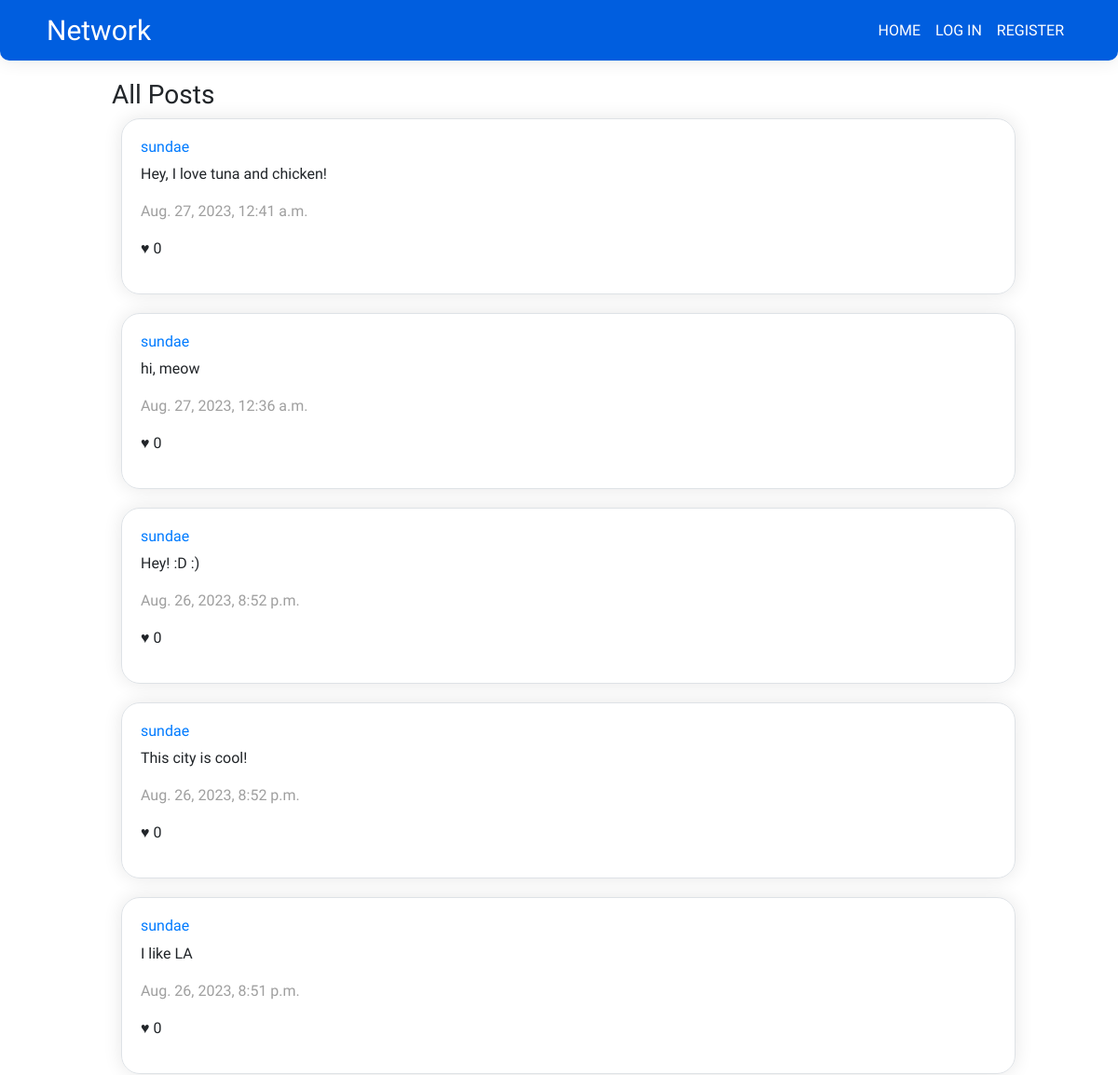
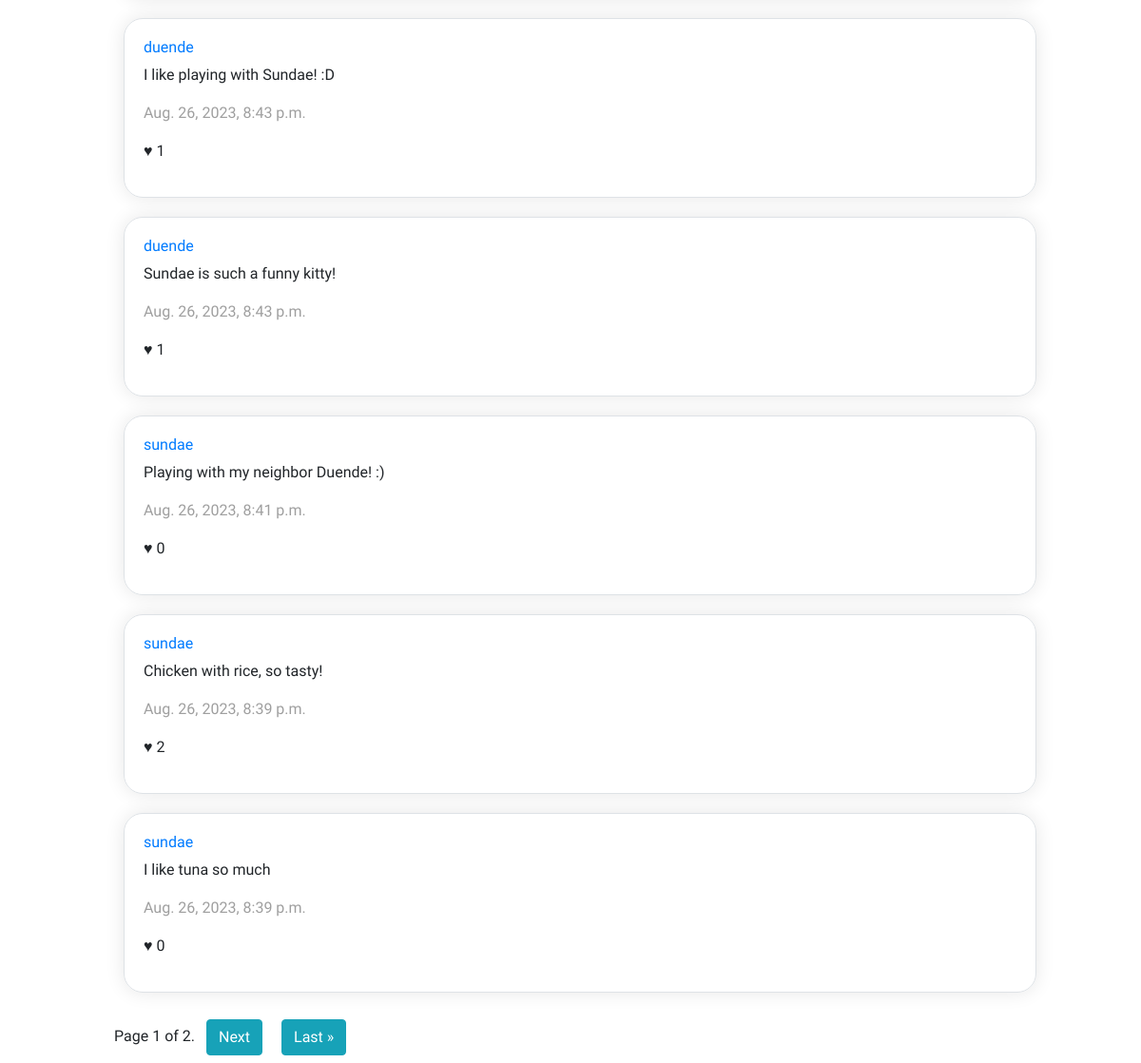
Before: / with the older database file (2 pictures, top to bottom).
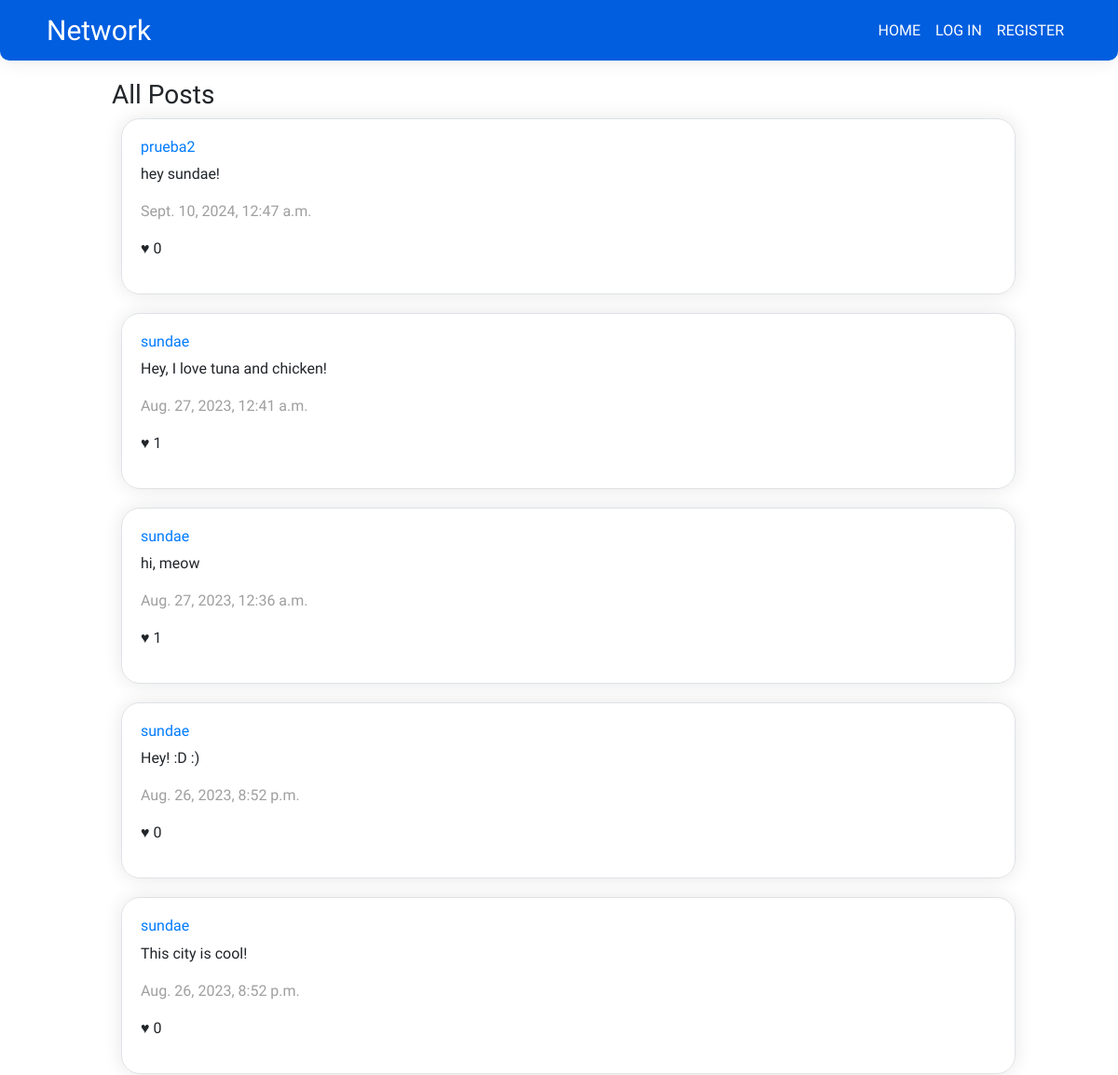
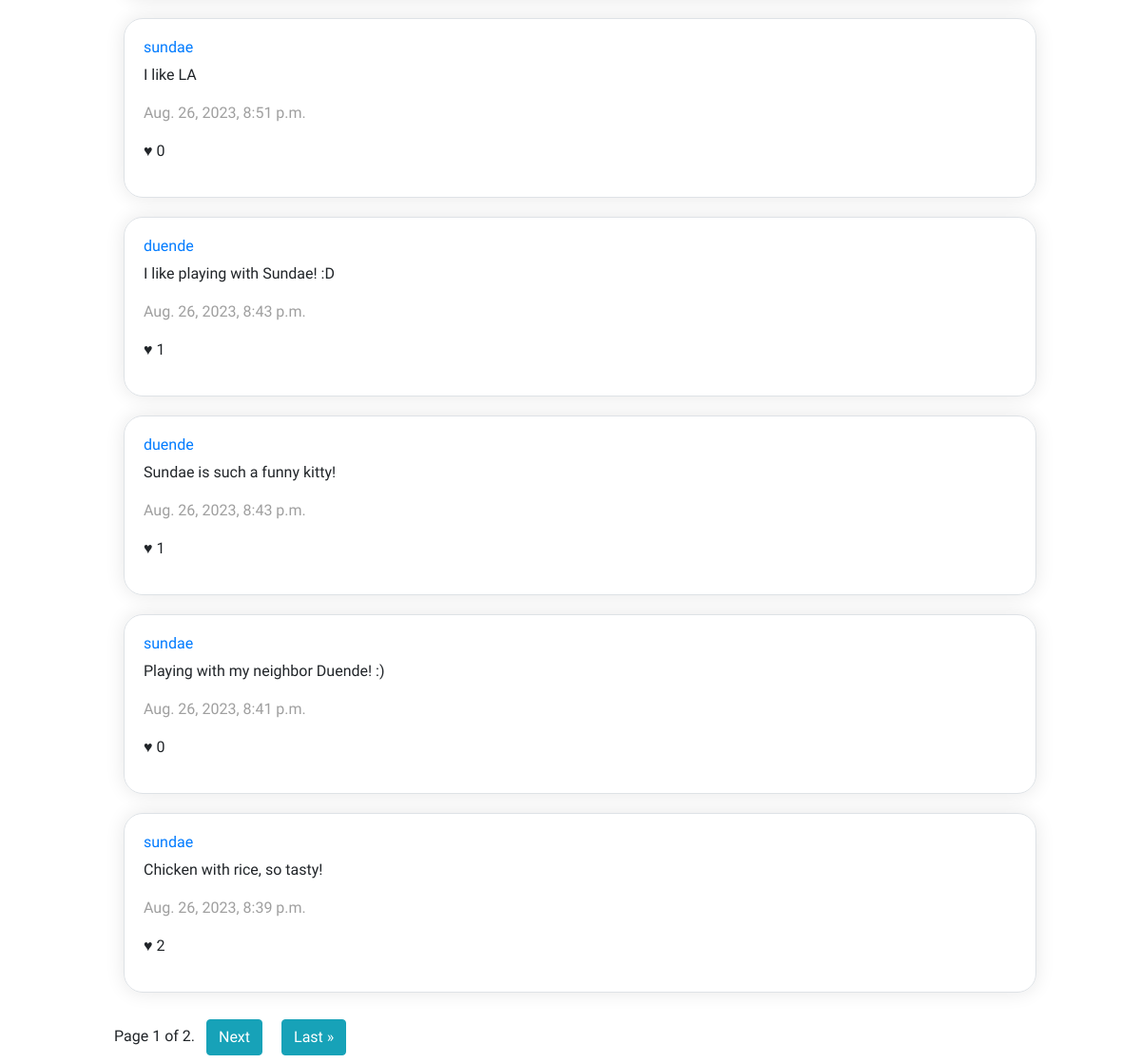
After: the same page with the newer database file (2 pictures, top to bottom).
### network/models.py (models this page shows, shortened)
class Post(models.Model):
    content = models.CharField(max_length=140)
    user = models.ForeignKey(User, related_name=("author"), on_delete=models.CASCADE)
    date = models.DateTimeField(auto_now_add=True)
    likedBy = models.ManyToManyField(User, null=True, blank=True, related_name="likedBy")
    likes = models.IntegerField(default=0)

class User(AbstractUser):
    followers = models.ManyToManyField('self', symmetrical=False, related_name='user_followers')
    follows = models.ManyToManyField('self', symmetrical=False, related_name='user_follows')

### network/views.py (the view)
# urls.py: path("", views.index, name="index"),
def index(request):
    postList = Post.objects.all().order_by('-date')
    paginator = Paginator(postList, 10)
    page_number = request.GET.get('page')
    page_obj = paginator.get_page(page_number)
    user_in = request.user
    if user_in.is_authenticated:
        liked_post_ids = Like.objects.filter(whoLiked=user_in).values_list('postLiked_id', flat=True)
    else:
        liked_post_ids =[]
    return render(request, "network/index.html", {
        "posts": page_obj,
        "userIn": user_in,
        "likedPostsId": liked_post_ids
    })

### network/templates/network/index.html (shortened to what this page needs)
{% extends "network/layout.html" %} {% block body %}
<div class="container-center">
  <h3 class="francois-one-regular">All Posts</h3>
  {% for post in posts %}
  <div class="newpost border mt-2 quicksand" id="post-{{ post.id }}">
    <h6><a href="{% url 'user_profile' id=post.user.id %}">{{post.user}}</a></h6>
    <p id="content-{{ post.id }}">{{post.content}}</p>
    <p style="color:#9F9F9F;">{{post.date}}</p>
    <p id="likes-{{post.id}}">	&hearts; {{post.likes}}</p>
  </div>
  {% endfor %}
  <div class="pagination quicksand">
    <span class="step-links">
        <span class="current">
            Page {{ posts.number }} of {{ posts.paginator.num_pages }}.
        </span>
        {% if posts.has_next %}
            <a class="m-2 btn btn-info" href="?page={{ posts.next_page_number }}">Next</a>
            <a class="m-2 btn btn-info" href="?page={{ posts.paginator.num_pages }}">Last &raquo;</a>
        {% endif %}
    </span>
</div>
</div>
{% endblock %}

Changed rows visible on the page:
no longer on this page (row unchanged): Post: user "sundae", content "I like tuna so much", date "Aug. 26, 2023, 8:39 p.m.", likes "0"
added Post: user "prueba2", content "hey sundae!", date "Sept. 10, 2024, 12:47 a.m.", likes "0"
changed Post "Hey, I love tuna and chicken!": likes "0" → "1"
changed Post "hi, meow": likes "0" → "1"
